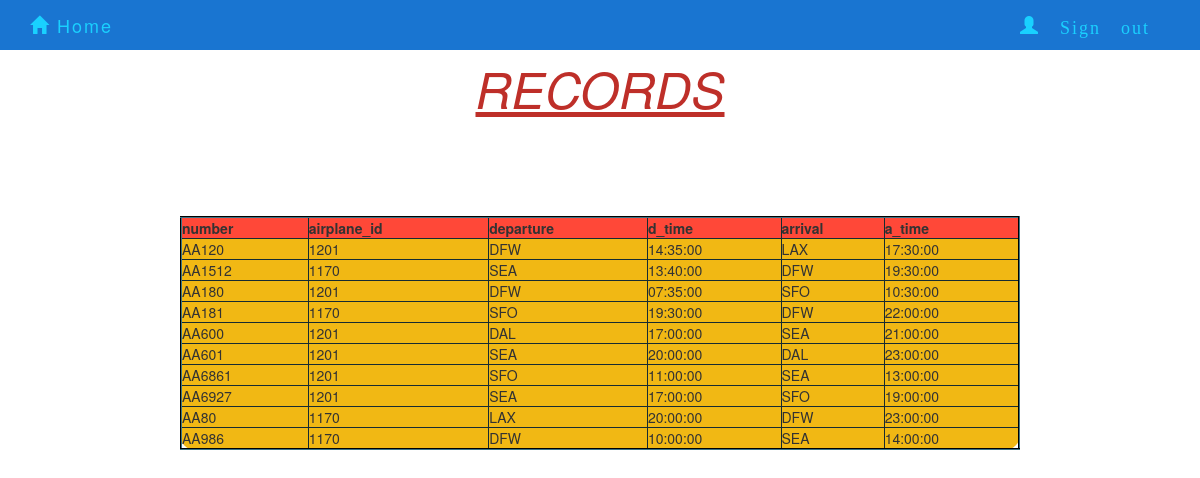
The app's page /Adminview.php with its own data.
### tables this page shows
CREATE TABLE `flight` (
  `number` varchar(20) NOT NULL,
  `airplane_id` varchar(10) NOT NULL,
  `departure` varchar(10) NOT NULL,
  `d_time` time NOT NULL,
  `arrival` varchar(10) NOT NULL,
  `a_time` time NOT NULL,
  PRIMARY KEY (`number`),
  KEY `code_idx` (`departure`,`arrival`),
  KEY `airplaneid_idx` (`airplane_id`),
  KEY `arrival_idx` (`arrival`),
  CONSTRAINT `airplaneid` FOREIGN KEY (`airplane_id`) REFERENCES `airplane` (`ID`) ON DELETE CASCADE ON UPDATE CASCADE,
  CONSTRAINT `arrival` FOREIGN KEY (`arrival`) REFERENCES `airport` (`code`) ON DELETE CASCADE ON UPDATE CASCADE,
  CONSTRAINT `departure` FOREIGN KEY (`departure`) REFERENCES `airport` (`code`) ON DELETE CASCADE ON UPDATE CASCADE
);

### Adminview.php (the view, shortened to what this page needs)
<!DOCTYPE html>
<html>
<head>
	<link rel="stylesheet" href="http://maxcdn.bootstrapcdn.com/bootstrap/3.3.5/css/bootstrap.min.css">
		<link rel="stylesheet" href="forcompany.css">
</head>
<center>
<body>
	<nav class="navbar navbar-default navbar-fixed-top">
		<div class="container">
			<div class="navbar-header">
				<a class="navbar-brand" href="homepage.html"><span class="glyphicon glyphicon-home"></span> Home</a>
			</div>
			<div class="collapse navbar-collapse" id="myNavbar">
				<ul class="nav navbar-nav navbar-right">
					<li class="dropdown">
						<a class="dropdown-toggle" data-toggle="dropdown" href="Adminpage.html"><span class="glyphicon glyphicon-user"> Sign out&nbsp;</span>						</a>
					</li>
				</ul>
			</div>
		</div>
	</nav>
<h1><center><u><i>RECORDS</i></u></center></h1>
<table border="2" width="70%" >
	<tr>
		<th>number</th>
		<th>airplane_id</th>
		<th>departure</th>
		<th>d_time</th>
		<th>arrival</th>
		<th>a_time</th>
	</tr>
<?php
include("dbconnect.php");
$query="select * from flight";
$data=mysqli_query($conn,$query);
$total=mysqli_num_rows($data);
 if($total!=0)
{
	while ($result=mysqli_fetch_assoc($data)) {
	     echo "
	     <tr>
	     <td>".$result['number']."</td>
	        <td>".$result['airplane_id']."</td>
	           <td>".$result['departure']."</td>
	              <td>".$result['d_time']."</td>
	                 <td>".$result['arrival']."</td>
	                    <td>".$result['a_time']."</td>
	                       </tr>";
	}
}
else
{
echo "no record";
 }
 ?>
 </table>
</body>
</center>
</html>

### forcompany.css (style rules this page uses)
.navbar { margin-bottom: 0; background-color: #0066cc; border: 0; font-size: 18px !important; letter-spacing: 2px; opacity: 0.9; }
.navbar li a, .navbar .navbar-brand { color: #00ccff !important; }

### Adminview.php (style rules this page uses)
body { background-image:url("https://www.pixeden.com/media/k2/galleries/365/004-web-showcase-background-presentation-abstract-3d-psd.jpg"); background-repeat:no-repeat; background-size:cover; }
table { margin-top: 100px; background-color:#F1B814; border-radius:15px; border-color: #162B32; }
h1 { font-size: 50px; margin-top: 60px; }
u { color: #BE2F29; }
th { background-color: #FF4838; }

### records on screen
flight: number "AA120", airplane "1201", departure "DFW", d_time "14:35:00", arrival "LAX", a_time "17:30:00"
flight: number "AA1512", airplane "1170", departure "SEA", d_time "13:40:00", arrival "DFW", a_time "19:30:00"
flight: number "AA180", airplane "1201", departure "DFW", d_time "07:35:00", arrival "SFO", a_time "10:30:00"
flight: number "AA181", airplane "1170", departure "SFO", d_time "19:30:00", arrival "DFW", a_time "22:00:00"
flight: number "AA600", airplane "1201", departure "DAL", d_time "17:00:00", arrival "SEA", a_time "21:00:00"
flight: number "AA601", airplane "1201", departure "SEA", d_time "20:00:00", arrival "DAL", a_time "23:00:00"
flight: number "AA6861", airplane "1201", departure "SFO", d_time "11:00:00", arrival "SEA", a_time "13:00:00"
flight: number "AA6927", airplane "1201", departure "SEA", d_time "17:00:00", arrival "SFO", a_time "19:00:00"
flight: number "AA80", airplane "1170", departure "LAX", d_time "20:00:00", arrival "DFW", a_time "23:00:00"
flight: number "AA986", airplane "1170", departure "DFW", d_time "10:00:00", arrival "SEA", a_time "14:00:00"
